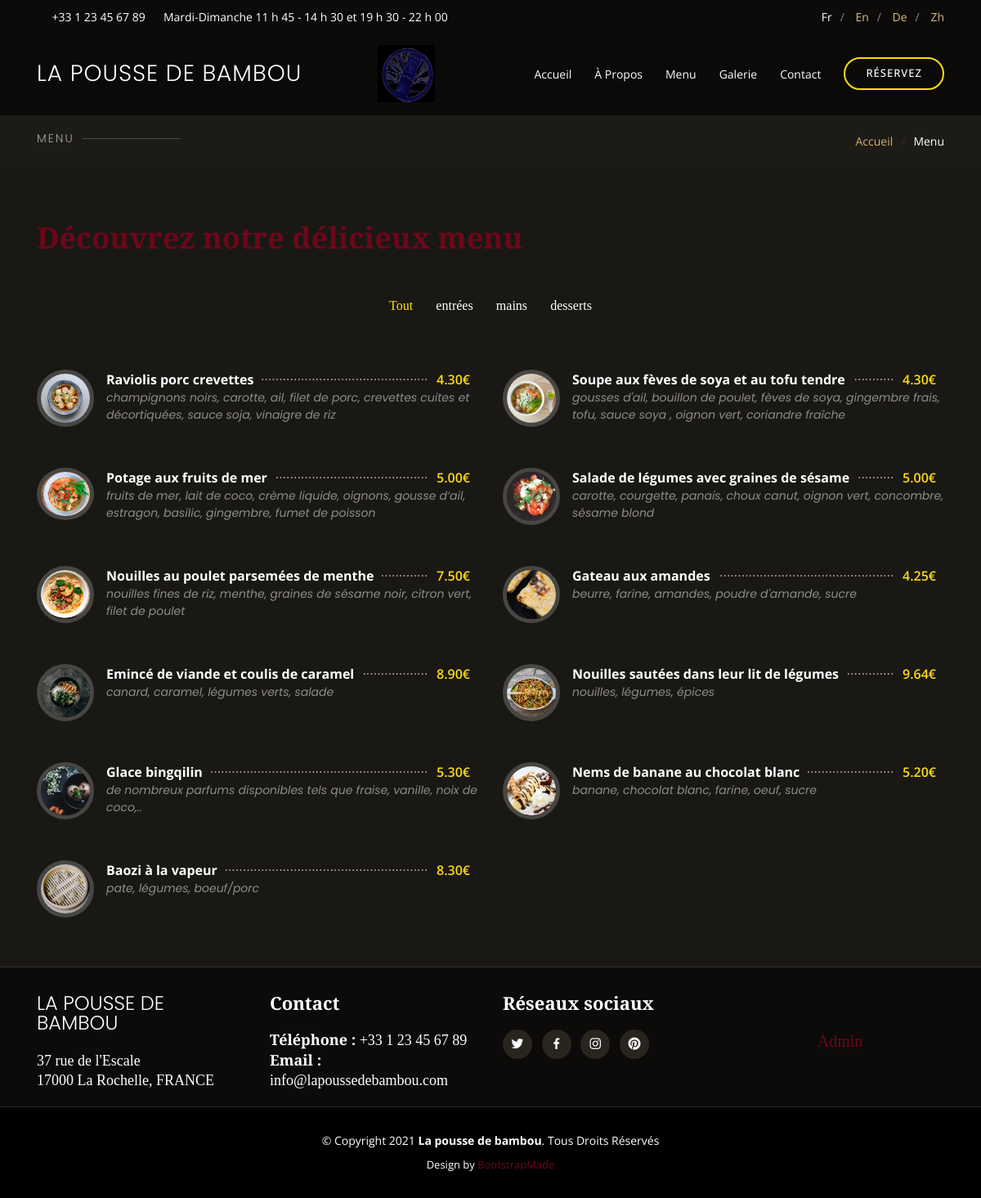
The app's page /index.php?page=menu with its own data.
### tables this page shows
CREATE TABLE `Types` (
  `id_type` int(11) NOT NULL,
  `nom_type` varchar(14) NOT NULL
);

CREATE TABLE `Plats` (
  `id_plat` int(11) NOT NULL,
  `nom_plat` varchar(44) NOT NULL,
  `description` varchar(124) NOT NULL,
  `id_type` int(11) NOT NULL,
  `prix_euros` decimal(10,2) NOT NULL,
  `img_plat` varchar(45) NOT NULL
);

### app/controllers/ControllerPlat.php (called while the page is built, shortened)
<?php
class ControllerPlat {
    private $model;
    public function __construct()
    {
        $this->model = new PlatModel();
    }
    public function showMenu($typesGiven, $lang) {
        $types = $typesGiven;
        $plats = $this->model->findAll();
        $language = $lang;
        $langUsed = new LanguageUsed();
        $allLanguages = $langUsed->languages;
        $url = $langUsed->get_new_url();
        include 'app/views/view_menu.php';
    }
}

### index.php (called while the page is built, shortened)
<?php
function chargerClasse($classe) {
    $classe = str_replace('\\', '/', $classe);
}
$routeur = new Routeur();
$routeur->routerRequete();

### app/languages/LanguageUsed.php (called while the page is built, shortened)
<?php
class LanguageUsed {
    public $languages;
    public function __construct()
    {
        $this->languages = array( 'fr', 'en', 'de', "zh");
    }
    public function is_language_supported( $lang_id ) {
        return in_array( $lang_id, $this->languages );
    }
    function set_lang_id( $lang_id ) {
        if ( (strlen( $lang_id ) == 2) AND $this->is_language_supported( $lang_id ) ) {
            return true;
        } else {
            return false;
        }
    }
    public function get_lang_id() {
        return ( isset( $_SESSION['lang'] )
            && (strlen( $_SESSION['lang']  ) == 2)
            && $this->is_language_supported( $_SESSION['lang'] ) )
            ? htmlspecialchars($_SESSION['lang']) : $this->languages[0];
    }
    public function get_new_url() {
        $url = str_replace('/', '', $_SERVER['REQUEST_URI']);
        if (stristr($url, '?')) {
            if (isset($_GET['lang'])) {
                $url = substr_replace($url ,"", -2);
            } else $url .= '&lang=';
        }
        else {
            $url = '?lang=';
        }
        return $url;
    }
}

### app/entities/Type.php (called while the page is built, shortened)
<?php
class Type {
    private $nom_type;
    public function getNomType()
    {
        return $this->nom_type;
    }
    public function setNom_type($nom_type)
    {
        $this->nom_type = $nom_type;
    }
}

### app/models/Model.php (called while the page is built, shortened)
<?php
class Model
{
    private $connexion;
    protected $table;
    public function __construct()
    {
        $db = new Database();
        $this->connexion = $db->getConnexion();
    }
    protected function executerRequete($params = null, $req = 'find')
    {
        $requete = $this->$req($params);
        $resultat = $this->connexion->prepare($requete);
        if ($resultat->execute()) {
            if ($req == 'find') return $resultat->fetchAll(PDO::FETCH_ASSOC);
            else return true;
        } else return false;
    }
    private function find($data)
    {
        $select = 'SELECT ';
        if (isset($data['fields'])) {
            $select .= $data['fields'] . '';
        } else {
            $select .= '*';
        }
        $select .= ' FROM ' . $this->table . '';
        $select .= ';';
        return $select;
    }
}

### app/config/Database.php (called while the page is built, shortened)
<?php
class Database {
    private $serveur = 'localhost';
    private $user = 'root';
    private $mdp = 'mysql';
    private $bd = 'LaPousseDeBambou';
    public function getConnexion() {
        $this->connexion = null;
        try {
            $this->connexion = new \PDO('mysql:host=' . $this->serveur . ';dbname=' . $this->bd,
                $this->user, $this->mdp);
            $this->connexion->exec("SET CHARACTER SET utf8");
        } catch (\PDOException $e) {
            echo 'Erreur : ' . $e->getMessage() . '<br />';
            echo 'N° : ' . $e->getCode();
        }
        return $this->connexion;
    }
}

### app/models/TypeModel.php (called while the page is built, shortened)
<?php
class TypeModel extends Model {
    public function __construct() {
        $this->table = '`Types`';
    }
}

### app/languages/Lang.php (called while the page is built, shortened)
<?php
abstract class Lang {
    public function __construct()
    {
        $functions = ['Accueil', 'Events', 'About', 'Gallery', 'Footer', 'Menu', 'Contact', 'Book'];
    }
}

### app/models/PlatModel.php (called while the page is built, shortened)
<?php
class PlatModel extends Model {
    public function __construct() {
        $this->table = '`Plats`';
    }
    public function findAll() {
        $donnees =  parent::executerRequete();
        $data = array();
        foreach ($donnees as $key=>$values) {
            $plat = new Plat($values);
            $data[] = $plat;
        }
        return $data;
    }
}

### app/entities/Plat.php (called while the page is built, shortened)
<?php
class Plat {
    private $nom_plat;
    private $description;
    private $id_type;
    private $prix_euros;
    private $img_plat;
    public function getNomPlat()
    {
        return $this->nom_plat;
    }
    public function setNom_plat($nom_plat)
    {
        $this->nom_plat = $nom_plat;
    }
    public function getDescription()
    {
        return $this->description;
    }
    public function setDescription($description)
    {
        $this->description = $description;
    }
    public function getIdType()
    {
        return $this->id_type;
    }
    public function setId_type($id_type)
    {
        $this->id_type = $id_type;
    }
    public function getPrixEuros()
    {
        return $this->prix_euros;
    }
    public function setPrix_euros($prix_euros)
    {
        $this->prix_euros = $prix_euros;
    }
    public function getImgPlat()
    {
        return $this->img_plat;
    }
    public function setImg_plat($img_plat)
    {
        $this->img_plat = $img_plat;
    }
    public function hydrate($data) {
        foreach ($data as $key => $value) {
            $method = 'set' . ucfirst($key);
        }
    }
}

### app/views/view_menu.php (the view)
<!DOCTYPE html>
<html lang="fr">
<?php require 'app/templates/head.php';  ?>
<body>
<?php require 'app/templates/header.php';  ?>
<main id="main">
    <section class="breadcrumbs">
        <div class="container">
            <div class="d-flex justify-content-between align-items-center">
                <div class="section-title">
                    <h2>Menu</h2>
                </div>
                <ol>
                    <li><a href="index.php"><?= htmlspecialchars($language['home']);?></a></li>
                    <li>Menu</li>
                </ol>
            </div>
        </div>
    </section>
    <section id="menu" class="menu section-bg">
        <div class="container" data-aos="fade-up">
            <div class="section-title">
                <p><?= htmlspecialchars($language['discoverMenu']);?></p>
            </div>
            <div class="row" data-aos="fade-up" data-aos-delay="100">
                <div class="col-lg-12 d-flex justify-content-center">
                    <ul id="menu-flters">
                        <li data-filter="*" class="filter-active"><?= htmlspecialchars($language['all']);?></li>
                        <?php $filters = [];
                        foreach ($types as $type) :
                            $filters[] = "filter-".$type->getNomType();?>
                            <li data-filter=".filter-<?=$type->getNomType()?>"><?=$type->getNomType()?>s</li>
                        <?php endforeach;?>
                    </ul>
                </div>
            </div>
            <div class="row menu-container" data-aos="fade-up" data-aos-delay="200">
                <?php foreach ($plats as $key => $values) {
                    $filter = $filters[$values->getIdType()-1]; ?>
                    <div class="col-lg-6 menu-item <?=$filter?>">
                        <img src="<?=$values->getImgPlat()?>" class="menu-img" alt="">
                        <div class="menu-content">
                            <a href="#"><?=$values->getNomPlat()?></a><span><?=$values->getPrixEuros()?>€</span>
                        </div>
                        <div class="menu-ingredients">
                            <?=$values->getDescription()?>
                        </div>
                    </div>
                <?php } ?>
            </div>
        </div>
    </section>
</main>
<?php require 'app/templates/footer.php';  ?>
</body>
</html>

### app/controllers/Routeur.php (shortened to what this page needs)
<?php
class Routeur {
    private $routes;
    protected $lang;
    public function __construct() {
        $this->routes = array(
            'about' => array('controller' => 'none', 'vue' => 'view_about'),
            'gallery' => array('controller' => 'none', 'vue' => 'view_gallery'),
            'menu' => array('controller' => 'plat'),
            'contact' => array('controller' => 'message'),
            'bookTable' => array('controller' => array('resa', 'client')),
            'adminLogin' => array('controller' => 'admin'),
            'adminLogout' => array('controller' => 'admin'),
            'adminMain' => array('controller' => array('message', 'client', 'resa', 'plat')),
            'adminMessages' => array('controller' => 'message'),
            'adminPlatsInsertUpdate' => array('controller' => 'plat'),
            'adminPlatsDelete' => array('controller' => 'plat'),
            'adminResa' => array('controller' => 'resa'),
            'adminClients' => array('controller' => 'client')
        );
        $langUsed = new LanguageUsed();
        if (isset($_GET['lang'])) {
            if (!($langUsed->set_lang_id($_GET['lang']))) {
                $langUsed->set_lang_id($langUsed->get_lang_id());
            }
        } else {
            $langUsed->set_lang_id($langUsed->get_lang_id());
        }
        $this->lang = $langUsed->init_language()->lang;
    }
    public function routerRequete() {
        try {
            if (isset($_GET['page'])) {
                $nom_page = $_GET['page'];
                $action = 'show'. ucfirst($nom_page);
                switch ($this->routes[$nom_page]['controller']) {
                    case 'plat':
                        $ctrlP = new ControllerPlat();
                        $ctrlT = new ControllerType();
                        $types = $ctrlT->getModel()->findAll();
                        $ctrlP->$action($types, $this->lang);
                        break;
                }
            }
            else {
                $ctrl = new ControllerPlat();
                $ctrl->showAccueil($this->lang);
            }
        }
        catch (Exception $e) {
            print_r($e->getMessage());
        }
    }
}

### app/templates/head.php (shortened to what this page needs)
<head>
    <link href="../app/assets/vendor/bootstrap/css/bootstrap.min.css" rel="stylesheet">
    <link href="../app/assets/vendor/icofont/icofont.min.css" rel="stylesheet">
    <link href="../app/assets/vendor/boxicons/css/boxicons.min.css" rel="stylesheet">
    <link href="../app/assets/vendor/animate.css/animate.min.css" rel="stylesheet">
    <link href="../app/assets/vendor/owl.carousel/assets/owl.carousel.min.css" rel="stylesheet">
    <link href="../app/assets/vendor/venobox/venobox.css" rel="stylesheet">
    <link href="../app/assets/vendor/aos/aos.css" rel="stylesheet">
    <link href="../app/assets/css/style.css" rel="stylesheet">
</head>

### app/templates/header.php
<div id="topbar" class="d-flex align-items-center fixed-top">
    <div class="container d-flex">
        <div class="contact-info mr-auto">
            <i class="icofont-phone"></i> +33 1 23 45 67 89
            <span class="d-none d-lg-inline-block"><i class="icofont-clock-time icofont-rotate-180"></i>
                <?= htmlspecialchars($language['openings'])?></span>
        </div>
        <div class="languages">
            <ul>
                <?php foreach ($allLanguages as $lang) :
                    $href = $url . $lang;?>
                <li><a class="<?=$_SESSION['lang'] == $lang ? "active" : ""?>" href="<?=$href?>">
                        <?=ucfirst($lang)?></a></li>
                <?php endforeach;?>
            </ul>
        </div>
    </div>
</div>
<header id="header" class="fixed-top">
    <div class="container d-flex align-items-center">
        <h1 class="logo mr-auto"><a href="index.php"><?= htmlspecialchars($language['nomSite']);?></a></h1>
        <a href="#" class=" mr-auto"><img src="app/assets/img/bambooLogo.jpeg" alt="" class="img-fluid" width="70px"></a>
        <nav class="nav-menu d-none d-lg-block">
            <ul>
                <li><a href="index.php"><?= htmlspecialchars($language['home']);?></a></li>
                <li><a href="index.php?page=about"><?= htmlspecialchars($language['about']);?></a></li>
                <li><a href="index.php?page=menu"><?= htmlspecialchars($language['menu']);?></a></li>
                <li><a href="index.php?page=gallery"><?= htmlspecialchars($language['gallery']);?></a></li>
                <li><a href="index.php?page=contact"><?= htmlspecialchars($language['contact']);?></a></li>
                <li class="book-a-table text-center"><a href="index.php?page=bookTable"><?= htmlspecialchars($language['book']);?></a></li>
            </ul>
        </nav>
    </div>
</header>

### app/templates/footer.php (shortened to what this page needs)
<footer id="footer">
    <div class="footer-top">
        <div class="container">
            <div class="row">
                <div class="col-lg-3 col-md-8">
                    <div class="footer-info">
                        <h3><?= htmlspecialchars($language['nomSite']);?></h3>
                        <p>
                            37 rue de l'Escale <br>
                            17000 La Rochelle, FRANCE<br>
                        </p>
                    </div>
                </div>
                <div class="col-lg-3 col-md-8">
                    <div class="footer-info">
                        <h4><?= htmlspecialchars($language['contact']);?></h4>
                        <p>
                            <strong><?= htmlspecialchars($language['phone']);?></strong> +33 1 23 45 67 89<br>
                            <strong><?= htmlspecialchars($language['mail']);?></strong> info@lapoussedebambou.com<br>
                        </p>
                    </div>
                </div>
                <div class="col-lg-3 col-md-8 footer-links">
                    <h4><?= htmlspecialchars($language['socials']);?></h4>
                    <div class="social-links mt-4">
                        <?php foreach ($language['social'] as $value) { ?>
                            <a href="#" class="<?=$value?>"><i class="bx bxl-<?=$value?>"></i></a>
                        <?php } ?>
                    </div>
                </div>
                <div class="col-lg-3 col-md-8 footer-links">
                    <div class="text-center mt-5">
                        <h5><a href="index.php?page=adminLogin"><?= htmlspecialchars($language['admin']);?></a></h5>
                    </div>
                </div>
            </div>
        </div>
    </div>
    <?php include 'footerBottom.php'; ?>
</footer>

### app/templates/footerBottom.php
<div class="container">
    <div class="copyright">
        &copy; Copyright <?= date('Y');?> <strong><span>La pousse de bambou</span></strong>.
        <?= (isset($language)) ? htmlspecialchars($language['rights']) : 'Tous droits réservés';?>
    </div>
    <div class="credits">
        Design by <a href="https://bootstrapmade.com/">BootstrapMade</a>
    </div>
</div>

### records on screen
types: nom_type "entrée"
types: nom_type "main"
types: nom_type "dessert"
plats: img_plat (picture), nom_plat "Raviolis porc crevettes", prix_euros "4.30", description "champignons noirs, carotte, ail, filet de porc, crevettes cuites et décortiquées, sauce soja, vinaigre de riz"
plats: img_plat (picture), nom_plat "Soupe aux fèves de soya et au tofu tendre", prix_euros "4.30", description "gousses d'ail, bouillon de poulet, fèves de soya, gingembre frais, tofu, sauce soya , oignon vert, coriandre fraîche"
plats: img_plat (picture), nom_plat "Potage aux fruits de mer", prix_euros "5.00", description "fruits de mer, lait de coco, crème liquide, oignons, gousse d’ail, estragon, basilic, gingembre, fumet de poisson"
plats: img_plat (picture), nom_plat "Salade de légumes avec graines de sésame", prix_euros "5.00", description "carotte, courgette, panais, choux canut, oignon vert, concombre, sésame blond"
plats: img_plat (picture), nom_plat "Nouilles au poulet parsemées de menthe", prix_euros "7.50", description "nouilles fines de riz, menthe, graines de sésame noir, citron vert, filet de poulet"
plats: img_plat (picture), nom_plat "Gateau aux amandes", prix_euros "4.25", description "beurre, farine, amandes, poudre d'amande, sucre"
plats: img_plat (picture), nom_plat "Emincé de viande et coulis de caramel", prix_euros "8.90", description "canard, caramel, légumes verts, salade"
plats: img_plat (picture), nom_plat "Nouilles sautées dans leur lit de légumes", prix_euros "9.64", description "nouilles, légumes, épices"
plats: img_plat (picture), nom_plat "Glace bingqilin", prix_euros "5.30", description "de nombreux parfums disponibles tels que fraise, vanille, noix de coco,.."
plats: img_plat (picture), nom_plat "Nems de banane au chocolat blanc", prix_euros "5.20", description "banane, chocolat blanc, farine, oeuf, sucre"
plats: img_plat (picture), nom_plat "Baozi à la vapeur", prix_euros "8.30", description "pate, légumes, boeuf/porc"

### other values on screen
$language['openings'] "Mardi-Dimanche 11 h 45 - 14 h 30 et 19 h 30 - 22 h 00"
$lang "Fr"
$lang "En"
$lang "De"
$lang "Zh"
$language['nomSite'] "LA POUSSE DE BAMBOU"
$language['home'] "Accueil"
$language['about'] "À Propos"
$language['menu'] "Menu"
$language['gallery'] "Galerie"
$language['contact'] "Contact"
$language['book'] "RÉSERVEZ"
$language['all'] "Tout"
$language['phone'] "Téléphone :"
$language['mail'] "Email :"
